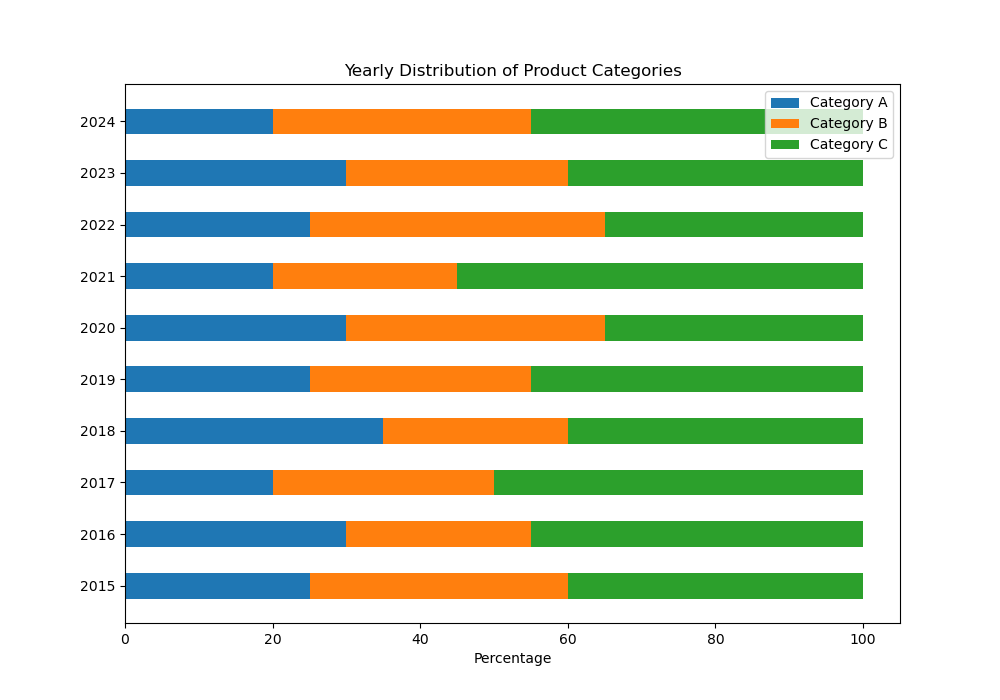

Source code (Python):

import matplotlib.pyplot as plt
import numpy as np

data = {
    'Category': ['2015', '2016', '2017', '2018', '2019', '2020', '2021', '2022', '2023', '2024'],
    'A': [25, 30, 20, 35, 25, 30, 20, 25, 30, 20],
    'B': [35, 25, 30, 25, 30, 35, 25, 40, 30, 35],
    'C': [40, 45, 50, 40, 45, 35, 55, 35, 40, 45]
}

categories = data['Category']
a_values = data['A']
b_values = data['B']
c_values = data['C']

ind = np.arange(len(categories))  # the x locations for the groups
width = 0.5  # the width of the bars

fig, ax = plt.subplots(figsize=(10, 7))

p1 = ax.barh(ind, a_values, width, color='#1f77b4')
p2 = ax.barh(ind, b_values, width, left=a_values, color='#ff7f0e')
p3 = ax.barh(ind, c_values, width, left=np.array(a_values)+np.array(b_values), color='#2ca02c')

ax.set_xlabel('Percentage')
ax.set_title('Yearly Distribution of Product Categories')
ax.set_yticks(ind)
ax.set_yticklabels(categories)
ax.legend((p1[0], p2[0], p3[0]), ('Category A', 'Category B', 'Category C'))

plt.show()
